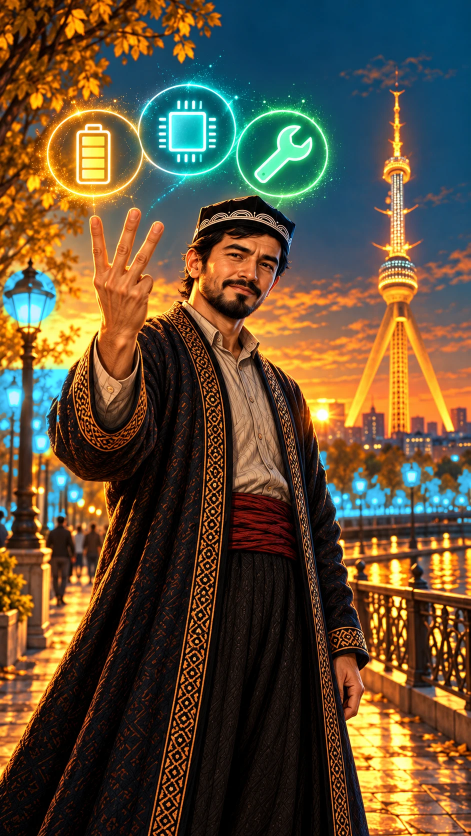
#> input picture video/eskirish/img/s13.png, 941 x 1672 px (shown at 1/2 size)
$ python fonus.py img/s13.png out.png
#> lines starting #> are read from the running program, lines starting #| are printed output that depends on the picture; after the words box and inside, x2 and y2 are one past the last pixel; in counts of white or black regions, pixels touching at a corner belong together
# Ko'chadagi fonuslar (chiroq shishasi) yorug'ligini ko'k neonga bo'yaydi (egasi, 2026-10-28).
# Nomzodlar: yorqin, issiq rangli, ixcham bo'laklar; --skip bilan noto'g'ri topilganlar (quyosh, barglar) chiqariladi.
# Ishlatish: python3 video/eskirish/fonus.py img/s13.png OUT.png [--show SHEET.jpg] [--skip 3,7] [--roi x0,y0,x1,y1 ...]
import argparse, cv2, numpy as np
p = argparse.ArgumentParser(); p.add_argument("inp"); p.add_argument("out"); p.add_argument("--show")
p.add_argument("--skip", default=""); p.add_argument("--only", default=""); p.add_argument("--vmin", type=int, default=215)
p.add_argument("--roi", action="append", default=[]); p.add_argument("--lamp", action="append", default=[], help="cx,cy,r: shu doira ichidagi yorug' joy bo'yaladi (avtomatik qidiruv o'chadi)"); p.add_argument("--amin", type=int, default=25); p.add_argument("--amax", type=int, default=9000)
a = p.parse_args()
img = cv2.imread(a.inp); H, W = img.shape[:2]; f = img.astype(np.float32)
#> further down, img is the input picture: shape (1672, 941, 3); mean B, G, R 54.9, 79, 95.9
#> after `H, W = img.shape[:2]`: H = 1672; W = 941
hsv = cv2.cvtColor(img, cv2.COLOR_BGR2HSV)
#> hsv: shape (1672, 941, 3); mean H, S, V 41.7, 167.6, 115.9
m = ((hsv[..., 2] >= a.vmin) & (hsv[..., 0] < 40)).astype(np.uint8)
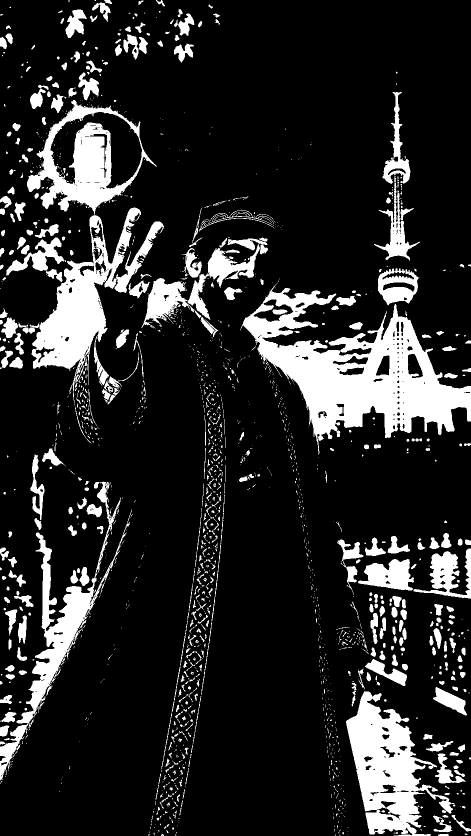
#> m: shape (1672, 941) (shown at 1/2 size); values 0 (black) and 1 (white), 16% white; 1794 white regions (1309 under 20 px), largest, box (x1, y1, x2, y2) and area: (480, 566, 941, 910) 58987, (45, 200, 328, 807) 48147, (692, 1382, 911, 1672) 27651
if a.roi:
    r = np.zeros_like(m)
    for q in a.roi:
        x0, y0, x1, y1 = map(int, q.split(",")); r[y0:y1, x0:x1] = 1
    m = m * r
m = cv2.morphologyEx(m, cv2.MORPH_OPEN, np.ones((3, 3), np.uint8))
#> m: shape (1672, 941); values 0 (black) and 1 (white), 14.8% white; 562 white regions (202 under 20 px), largest, box (x1, y1, x2, y2) and area: (485, 576, 941, 881) 58503, (692, 1383, 906, 1672) 27351, (63, 415, 282, 738) 22924
m = cv2.morphologyEx(m, cv2.MORPH_CLOSE, np.ones((5, 5), np.uint8))
#> m: shape (1672, 941); values 0 (black) and 1 (white), 15.5% white; 389 white regions (155 under 20 px), largest, box (x1, y1, x2, y2) and area: (485, 576, 941, 882) 60715, (0, 415, 328, 738) 33934, (692, 1383, 906, 1672) 28817
n, lab, st, cen = cv2.connectedComponentsWithStats(m)
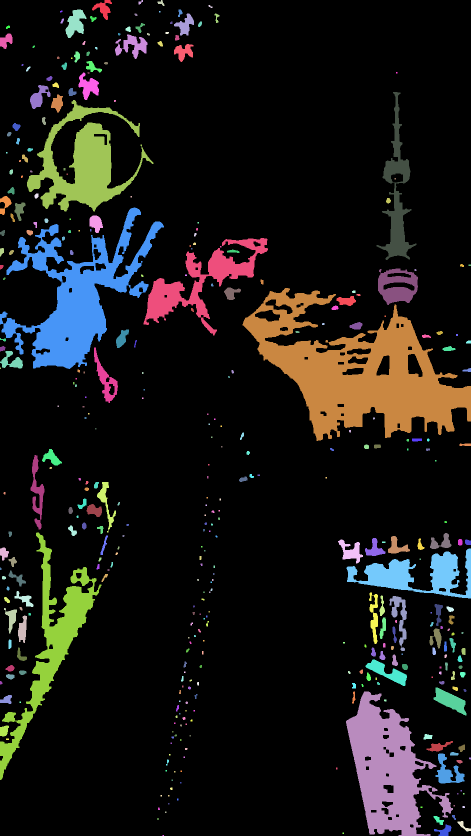
#> lab: shape (1672, 941) int32 (shown at 1/2 size); 390 distinct labels, from 0 to 389; one colour per label, 0 black
#> n = 390; st = 390 rows, first 6: [0, 0, 941, 1672, 1329765], [184, 0, 40, 40, 668], [277, 0, 9, 9, 43], [315, 0, 14, 12, 81], [417, 10, 8, 6, 26], [131, 19, 42, 57, 1406]; cen = 390 pairs, first value 0.5 to 939.1, second value 4.16 to 1670.5
skip = {int(x) for x in a.skip.split(",") if x}; only = {int(x) for x in a.only.split(",") if x}
cand = []
for k in range(1, n):
    x, y, w, h, ar = st[k]
    if not (a.amin <= ar <= a.amax): continue
    if ar / (w * h) < 0.3 or not (0.3 < h / max(w, 1) < 4): continue
    cand.append(k)
#> this loop made 389 passes
#> after the loop, cand = 196 values from 1 to 387
# Egasi (2026-10-28, 2-urinish): «bittasini qil, bittasini qilma, faqat fonus ichi bo'lsin, shuvab tashlama»:
# fonuslar navbatma-navbat (1-si bo'yaladi, 2-si yo'q ...), faqat fonus ichidagi yorug' shisha, atrofga nur yoyilmaydi.
keep = np.zeros((H, W), np.float32); sheet = img.copy()
V = hsv[..., 2].astype(np.float32) / 255
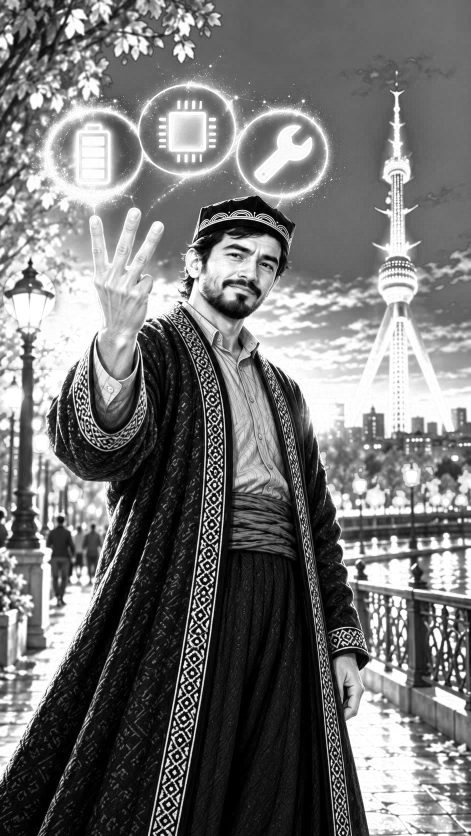
#> V: shape (1672, 941) float32 (shown at 1/2 size); min 0, max 1, mean 0.454
if a.lamp and not a.roi: cand = []
for i, q in enumerate(a.lamp):                       # qo'lda berilganlar: tartib bo'yicha 0, 2, 4 ... bo'yaladi
    cx, cy, r = map(int, q.split(","))
    use = True   # egasi (2026-10-28, 3): katta fonuslar hammasi ko'k, navbatma-navbat faqat zich qatorlarda
    cv2.circle(sheet, (cx, cy), r, (0, 255, 0) if use else (0, 0, 255), 2)
    if use:
        c = np.zeros((H, W), np.float32); cv2.circle(c, (cx, cy), int(r * 0.8), 1, -1)
        keep = np.maximum(keep, c * np.clip((V - 0.62) / 0.25, 0, 1))
#> keep: shape (1672, 941) float32; every value is 0
cand = sorted(cand, key=lambda k: (st[k][0], st[k][1]))   # uzoqdagilar chapdan o'ngga, navbatma-navbat
#> cand = 196 values, max 387 at index 164, min 1 at index 71, mean 179.6
for i, k in enumerate(cand, 1):
    x, y, w, h, ar = st[k]
    use = (i in only) if only else (i not in skip and i % 2 == 1)
    cv2.rectangle(sheet, (x - 3, y - 3), (x + w + 3, y + h + 3), (0, 255, 0) if use else (0, 0, 255), 2)
    if use: keep[lab == k] = np.clip((V[lab == k] - 0.62) / 0.25, 0, 1)
#> this loop made 196 passes
#> (k, x, y, w, h, ar, use) on passes 1 to 3: (20, 0, 67, 25, 31, 486, True), (66, 0, 392, 23, 38, 440, False), (79, 0, 460, 10, 12, 84, True)
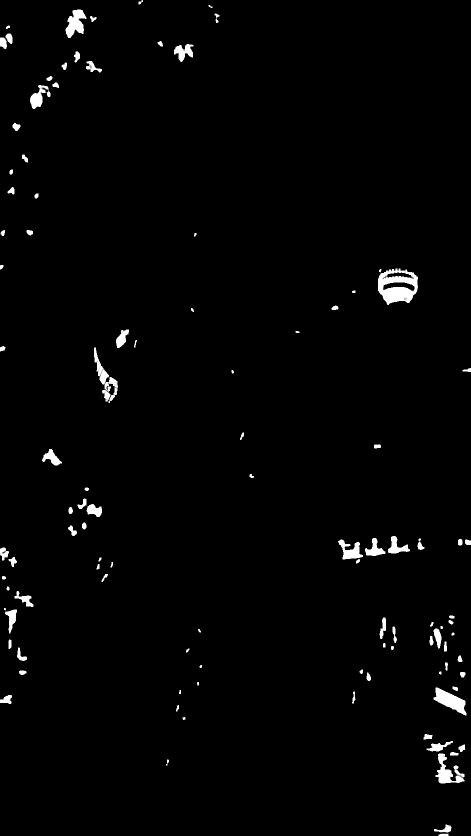
#> keep: shape (1672, 941) float32 (shown at 1/2 size); min 0, max 1, mean 0.0161
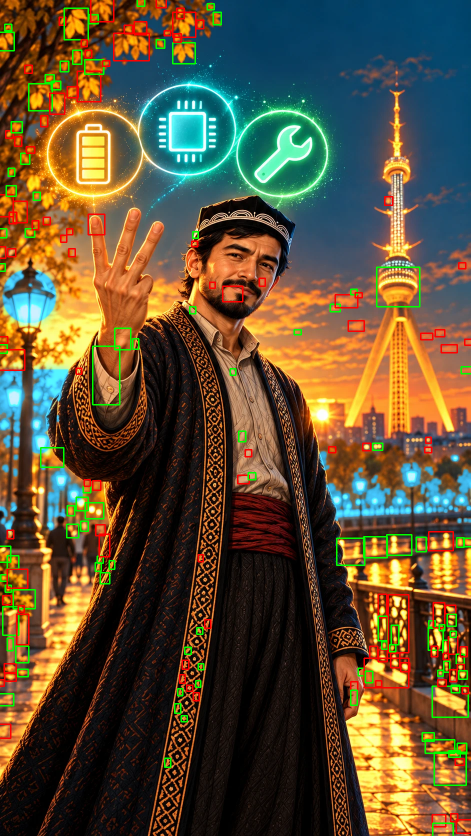
#> sheet: shape (1672, 941, 3) (shown at 1/2 size); 3.07% of pixels changed, all inside (x1, y1, x2, y2) = (0, 0, 941, 1672)
core = cv2.GaussianBlur(keep, (3, 3), 0)
halo = cv2.GaussianBlur(keep, (0, 0), 3) * 0.25
w = np.clip(np.maximum(core, halo), 0, 1)[..., None]
L = f.mean(2, keepdims=True) / 255
tint = np.clip(np.array([255., 200., 70.]) * np.power(L, 0.6) * 1.35, 0, 255)
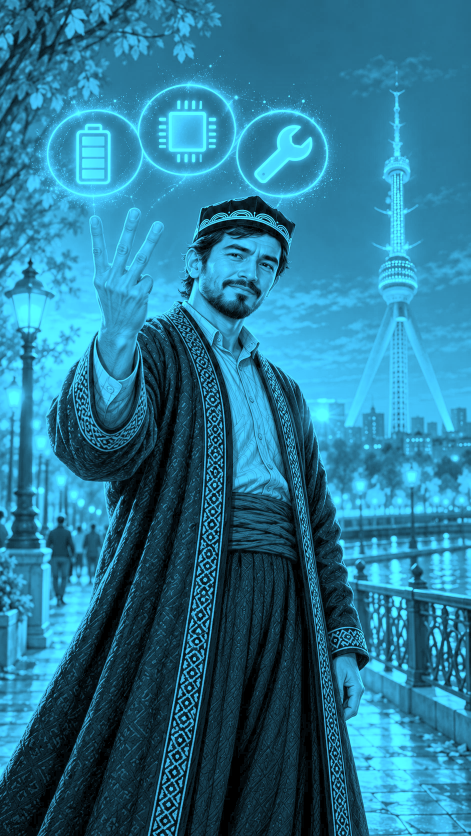
#> tint: shape (1672, 941, 3) float64 (shown at 1/2 size); mean B, G, R 149.4, 119.6, 41.9
white = np.clip((L - 0.9) / 0.1, 0, 1) * core[..., None]
tint = tint * (1 - white) + np.array([255., 240., 210.]) * white
out = f * (1 - w) + tint * w
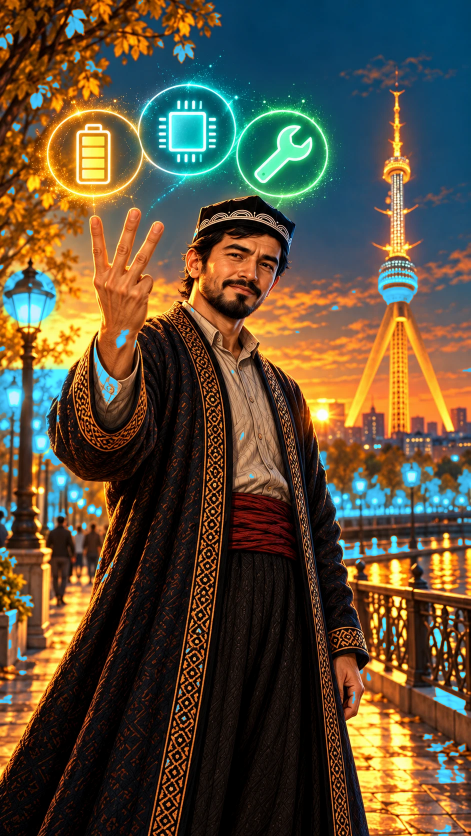
#> out: shape (1672, 941, 3) float64 (shown at 1/2 size); mean B, G, R 58, 79.6, 93.1; drawn with min black and max white
cv2.imwrite(a.out, out.astype(np.uint8))
if a.show: cv2.imwrite(a.show, np.hstack([cv2.resize(sheet, (470, 836)), cv2.resize(out.astype(np.uint8), (470, 836))]))
print(len(cand), "nomzod")
#| 196 nomzod

$ run again, with video/eskirish/img/s01.png copied over video/eskirish/img/s13.png
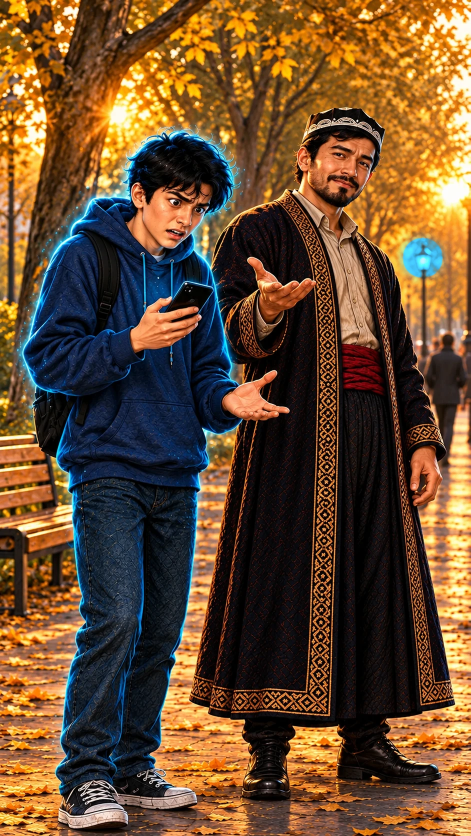
#> input picture video/eskirish/img/s01.png, 941 x 1672 px (shown at 1/2 size)
#> img is the input picture: shape (1672, 941, 3); mean B, G, R 47.5, 75.6, 104.6
#> hsv: shape (1672, 941, 3); mean H, S, V 43.9, 164.2, 114.3
#> `n, lab, st, cen = cv2.connectedComponentsWithStats(m)`:
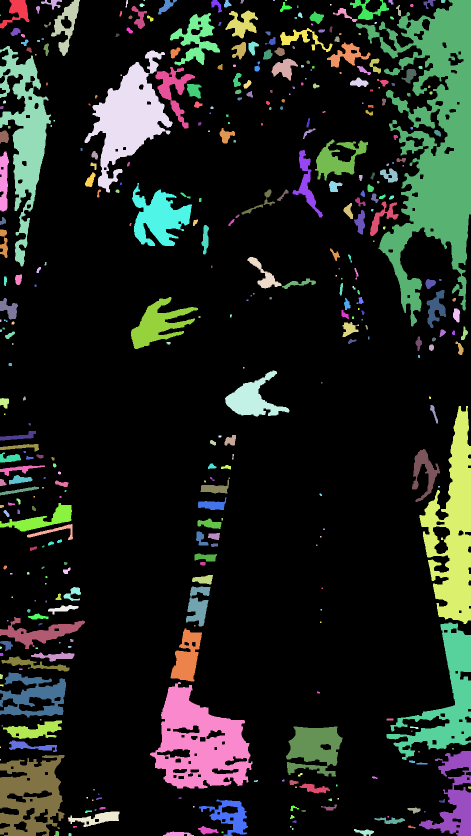
#> lab: shape (1672, 941) int32 (shown at 1/2 size); 403 distinct labels, from 0 to 402; one colour per label, 0 black
#> n = 403; st = 403 rows, first 6: [0, 0, 941, 1672, 1266459], [0, 0, 59, 57, 1424], [82, 0, 42, 19, 327], [102, 0, 58, 112, 2365], [251, 0, 5, 15, 46], [287, 0, 3, 2, 6]; cen = 403 pairs, first value 0.5 to 938.1, second value 0.5 to 1668.7
#> the loop `for k in range(1, n):` made 402 passes
#> after the loop `for k in range(1, n):`: cand = 240 values from 1 to 402
#> `cand = sorted(cand, key=lambda k: (st[k][0], st[k][1]))   # uzoqdagila..`: cand = 240 values, max 402 at index 61, min 1 at index 0, mean 184.9
#> the loop `for i, k in enumerate(cand, 1):` made 240 passes
#> (k, x, y, w, h, ar, use) on passes 1 to 3: (1, 0, 0, 59, 57, 1424, True), (112, 0, 212, 7, 6, 38, False), (130, 0, 261, 18, 26, 374, True)
#> `out = f * (1 - w) + tint * w`:
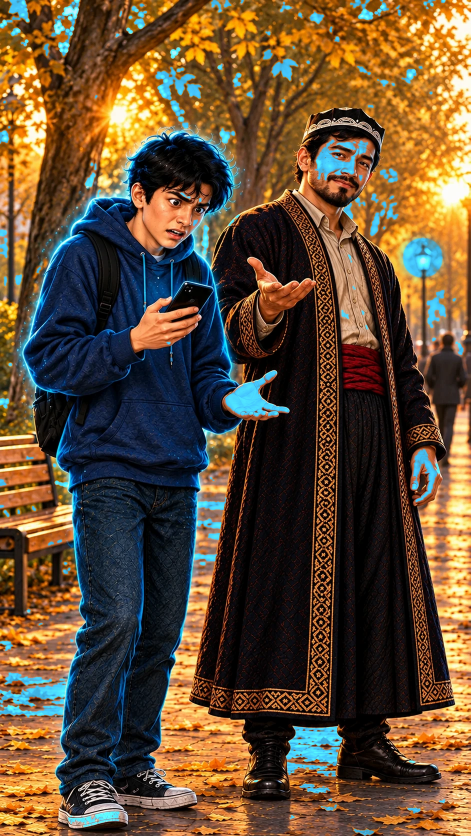
#> out: shape (1672, 941, 3) float64 (shown at 1/2 size); mean B, G, R 53.4, 77, 98.8; drawn with min black and max white
#| 240 nomzod

$ run again, with video/eskirish/img/s03.png copied over video/eskirish/img/s13.png
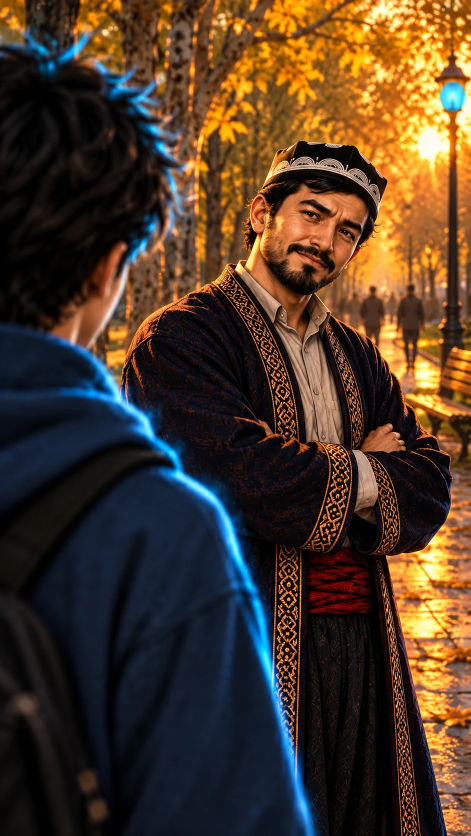
#> input picture video/eskirish/img/s03.png, 941 x 1672 px (shown at 1/2 size)
#> img is the input picture: shape (1672, 941, 3); mean B, G, R 38.9, 56.2, 75.8
#> hsv: shape (1672, 941, 3); mean H, S, V 51.8, 151.4, 86.9
#> lab: shape (1672, 941) int32; 222 distinct labels, from 0 to 221
#> n = 222; st = 222 rows, first 6: [0, 0, 941, 1672, 1392173], [40, 0, 7, 3, 18], [162, 0, 6, 6, 31], [216, 0, 26, 18, 255], [429, 0, 10, 20, 111], [500, 0, 14, 21, 187]; cen = 222 pairs, first value 8.09 to 938.5, second value 0.8 to 1669
#> the loop `for k in range(1, n):` made 221 passes
#> after the loop `for k in range(1, n):`: cand = 145 values from 2 to 218
#> `cand = sorted(cand, key=lambda k: (st[k][0], st[k][1]))   # uzoqdagila..`: cand = 145 values, max 218 at index 121, min 2 at index 4, mean 90.19
#> the loop `for i, k in enumerate(cand, 1):` made 145 passes
#> (k, x, y, w, h, ar, use) on passes 1 to 8: (15, 0, 16, 17, 19, 212, True), (20, 15, 33, 25, 25, 379, False), (148, 142, 652, 12, 31, 232, True), (24, 147, 46, 38, 22, 484, False), (2, 162, 0, 6, 6, 31, True), (16, 177, 25, 31, 26, 377, False), (35, 190, 74, 10, 10, 79, True), (47, 193, 111, 12, 8, 70, False)
#> `cv2.imwrite(a.out, out.astype(np.uint8))`:
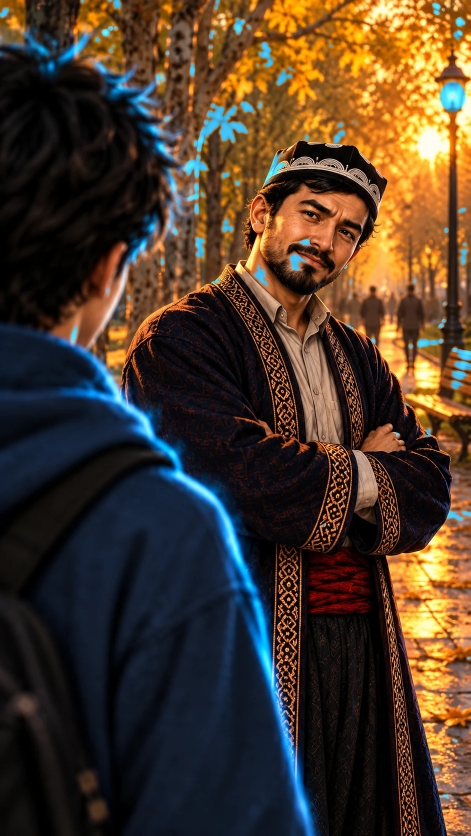
#> saved as out.png: shape (1672, 941, 3) (shown at 1/2 size); mean B, G, R 41.2, 56.6, 73.7
#| 145 nomzod
